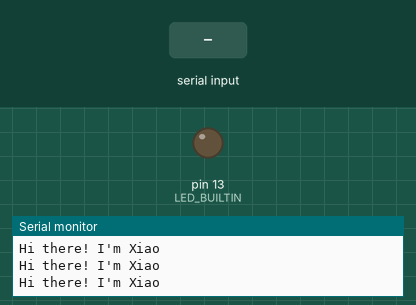
Simulated run of this sketch. Board: Arduino Mega 2560, built with avr-gcc and run on an emulated ATmega2560. On the bench: output pins drawn as LEDs (lit = HIGH), the last lines printed to the serial monitor. Inputs (shaded band) come from the test bench.

Above: at 1.2 s.
1.3 s: "1\n" received over the second serial link
At 1.8 s:
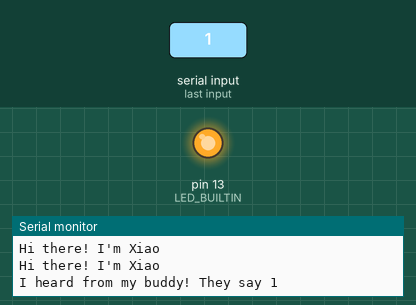
Timing chart, 0 to 4.3 s (numbered marks = the images above; inputs shaded):
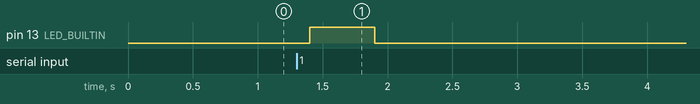

The sketch:

serial_xiao.ino
```cpp
void setup() {
  Serial.begin(115200);

  Serial1.begin(9600);  // Is Rx 00?

  pinMode(LED_BUILTIN, OUTPUT);
}

void loop() {

  Serial.println("Hi there! I'm Xiao");

  if (Serial1.available()) {
    String content = Serial1.readStringUntil('\n');
    digitalWrite(LED_BUILTIN, HIGH);

    Serial.print("I heard from my buddy! They say ");
    Serial.println(content);

    Serial1.println("Beep!");


    delay(500);
  }

  digitalWrite(LED_BUILTIN, LOW);
  delay(200);
}
```

Measured:
- after the input at 1.3 s, pin 13 (LED_BUILTIN): LOW → HIGH after 0.10 s, → LOW 0.50 s later
